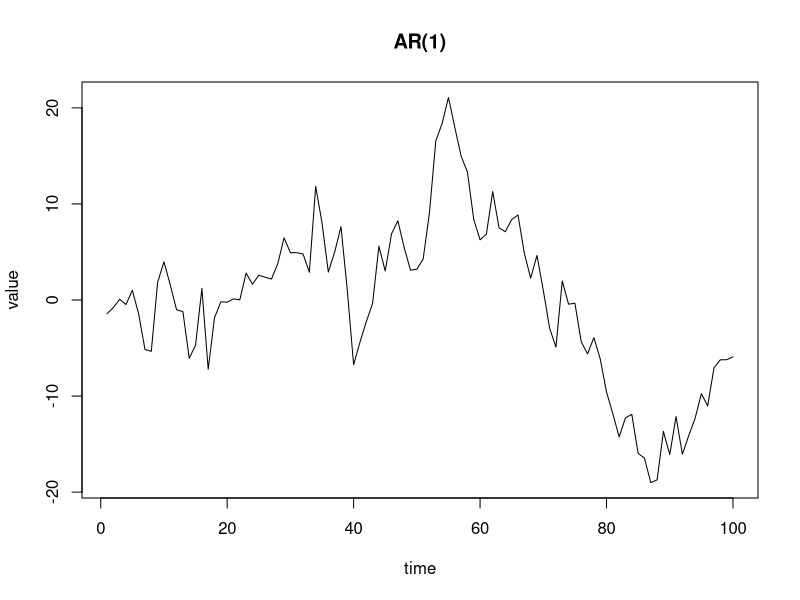
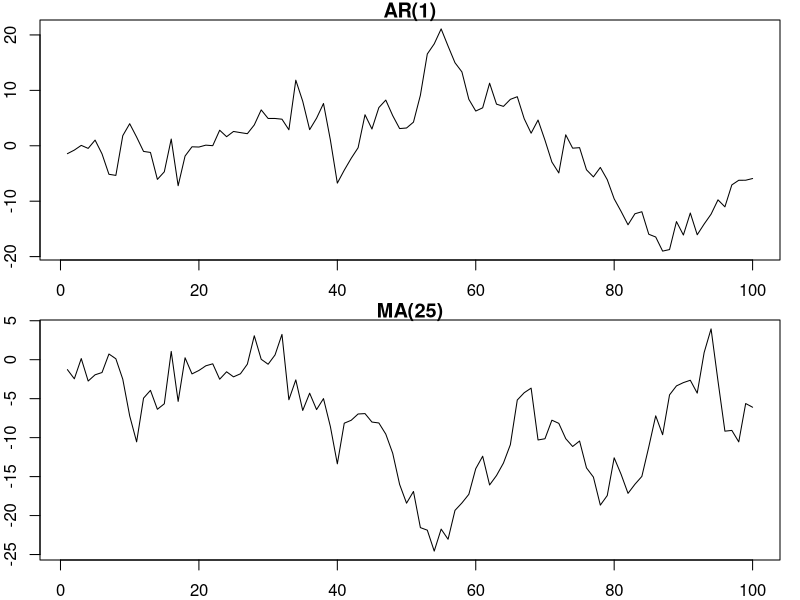
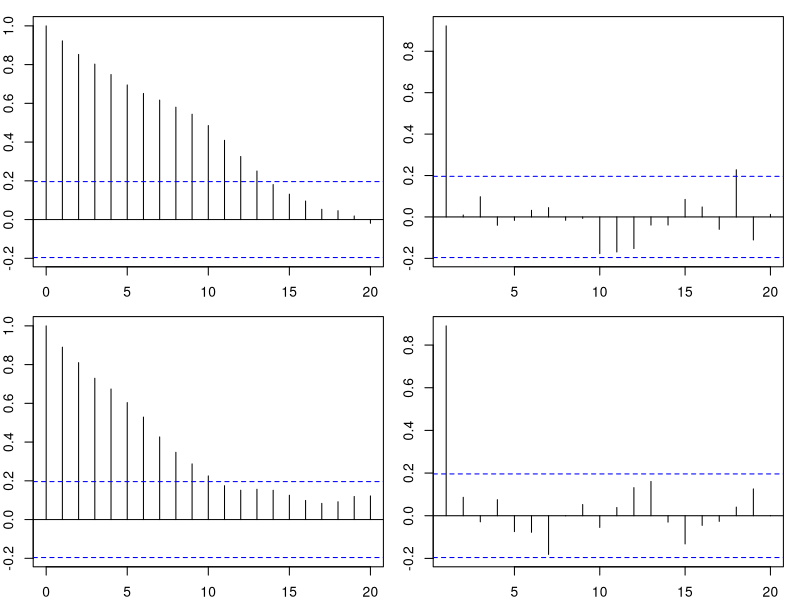
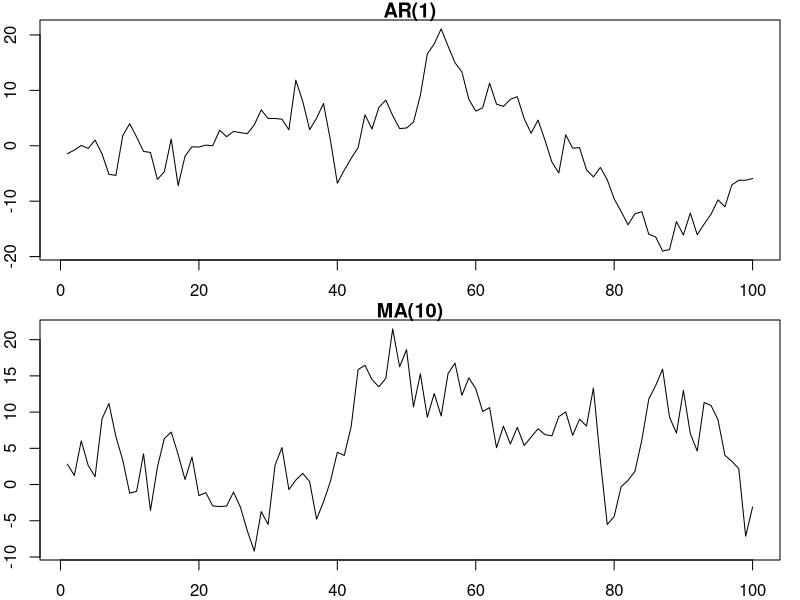
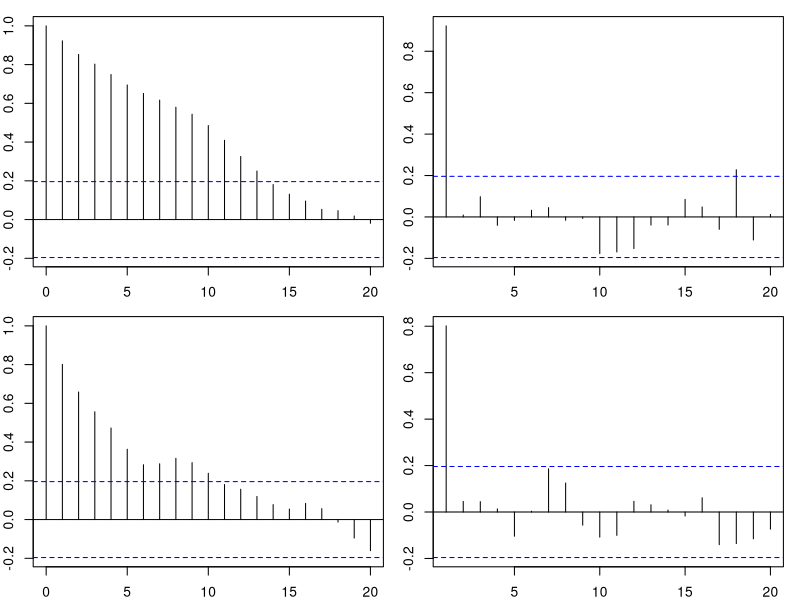
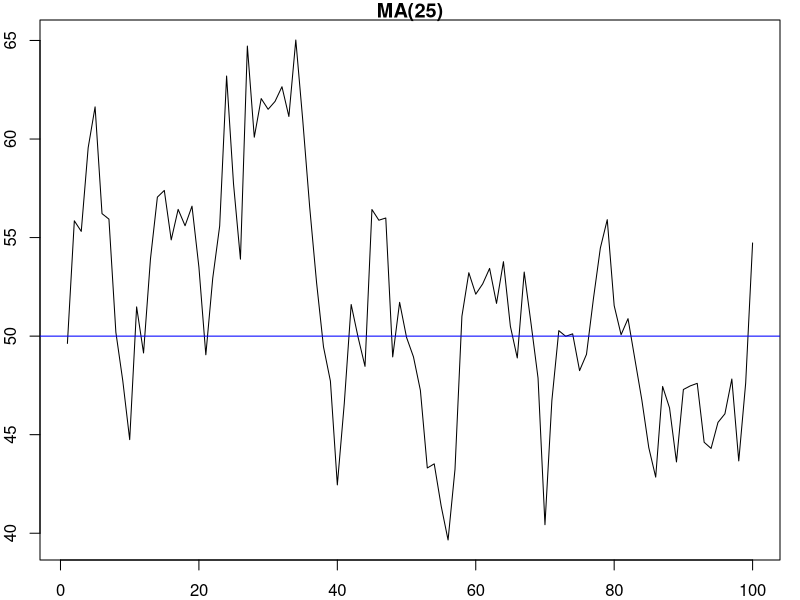
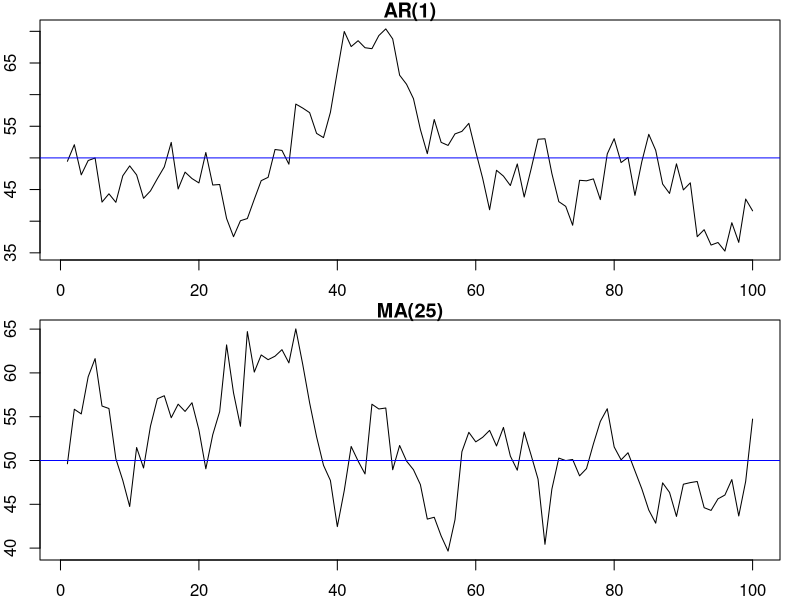
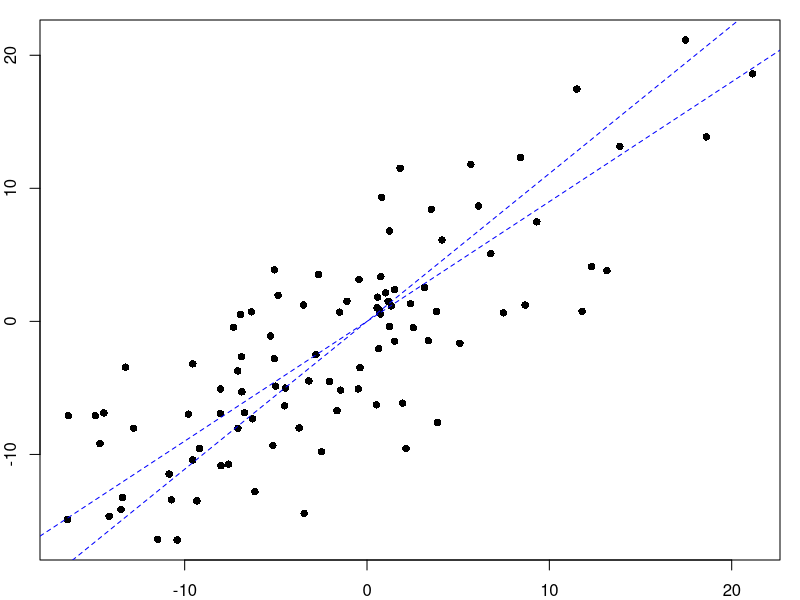

Here is the R script that generated these plots, in order:
# =================================================================================
# STAT 5170: Applied Time Series
# Numerical examples for part A of learning unit 3
# =================================================================================
#
# =================================================================================
# Infinite-sum representations, truncated
# =================================================================================
#
# Infinite-sum representations of a time series are helpful mainly for theoretical purposes, e.g., to derive objects like the autocorrelation function. We will see, later in the course, a few practical uses for them. However, it can be worthwhile to explore them using simulation.

# We know, for example, that an AR(1) time series with autoregressive parameter phi1 had an infinite moving-average representation with coefficients psi_j = phi1^j. The following code simulates the AR(1) time series, and approximation to it using a truncated moving-average representation. Values for the white-noise standard deviation and autoregressive parameter are specfied as follows:

sigw <- 3.5
phi <- 0.9

# To produce the sample paths, we make use of the user-defined functions for simulating autoregressive and moving-average time series.  

ar.sim <- function(n, phi, sigw, x0=NA) {
	p <- length(phi)
	wn.samp <- rnorm(n=n, mean=0, sd=sigw)
	if (is.na(x0)) {
		pastx <- rep(x=0, times=p)
	} else {
		pastx <- c(x0, rep(x=0, times=p-length(x0)))
	}
	ar.samp <- numeric(length=n)
	for (t in 1:n) {
		ar.samp[t] <- sum(phi*pastx) + wn.samp[t]
		pastx <- c(ar.samp[t], pastx[1:p-1])
	}
	ar.ts <- ts(ar.samp)
	return(ar.ts)
}

ma.sim <- function(n, theta, sigw, w0=NA) {
	q <- length(theta)
	wn.samp <- rnorm(n=n, mean=0, sd=sigw)
	if (is.na(w0)) {
		pastw <- rep(x=0, times=q)
	} else {
		pastw <- c(w0, rep(x=0, times=q-length(w0)))
	}
	ma.samp <- numeric(length=n)
	for (t in 1:n) {
		ma.samp[t] <- sum(theta*pastw) + wn.samp[t]
		pastw <- c(wn.samp[t], pastw[1:q-1])
	}
	ma.ts <- ts(ma.samp)
	return(ma.ts)
}

# ---------------------------------------------------------------------------------
# Sample paths
# ---------------------------------------------------------------------------------

# A sample path from the AR(1) time series is simulated as follows

n <- 100
ar.ts <- ar.sim(n=n, phi=phi, sigw=sigw)
ts.plot(ar.ts, xlab="time", ylab="value", main=paste("AR(", length(phi), ")", sep=""))

# The moving-average version of the time series is simulated using just the first q=25 parameters of the infinite-sum representation. Shown next to each other, the two time series are seen to exhibit similar patterns.

q <- 25
theta <- phi^(1:q)
ma.ts <- ma.sim(n=n, theta=theta, sigw=sigw)

par(mfrow = c(2, 1))
par(mar=c(2.00, 2.00, 1.00, 1.00)) #bottom, left, top, and right
ts.plot(ar.ts, xlab="time", ylab="value", main=paste("AR(", length(phi), ")", sep=""))
ts.plot(ma.ts, xlab="time", ylab="value", main=paste("MA(", length(theta), ")", sep=""))
par(mfrow = c(1, 1))

# Moreover, the sample ACFs and PACFs of the two time series are similar, though not exactly the same.

par(mfrow = c(2, 2))
par(mar=c(2.00, 2.00, 1.00, 1.00)) #bottom, left, top, and right
acf(ar.ts)
pacf(ar.ts)
acf(ma.ts)
pacf(ma.ts)
par(mfrow = c(1, 1))

# The differences are partly due to simulation variability, and partly due to innacuracy of the approximation.

# In the infinite moving-average representation the moving-average parameters decrease exponentally to zero. We see in the truncated moving-average representation that the moving-average parameters come close to zero, but even with as many as q=25 values calculated, the last parameter is still noticeably different from zero.

theta

# If q is much smaller then distinctions between the two simulaed time-series become more apparent.

q <- 10
theta <- phi^(1:q)
ma.ts <- ma.sim(n=n, theta=theta, sigw=sigw)

# The distinctions are not easy to see in the sample paths...

par(mfrow = c(2, 1))
par(mar=c(2.00, 2.00, 1.00, 1.00)) #bottom, left, top, and right
ts.plot(ar.ts, xlab="", ylab="value", main=paste("AR(", length(phi), ")", sep=""))
ts.plot(ma.ts, xlab="", ylab="value", main=paste("MA(", length(theta), ")", sep=""))
par(mfrow = c(1, 1))

# ... but they are clear in the sample ACFs and PACFs.

par(mfrow = c(2, 2))
par(mar=c(2.00, 2.00, 1.00, 1.00)) #bottom, left, top, and right
acf(ar.ts)
pacf(ar.ts)
acf(ma.ts)
pacf(ma.ts)
par(mfrow = c(1, 1))

# ---------------------------------------------------------------------------------
# Non-zero mean time series
# ---------------------------------------------------------------------------------

# The following is an exploration of the AR(1) time series with a non-zero mean value specified as follows.

mu <- 50

# When approximating the AR(1) time series with a truncated moving-average representation, it is straightforward to incorporate the non-zero mean value into simulation. This is demonstrated in the following code (which extracts from the previous user-defined functions).

n <- 100
q <- 25
theta <- phi^(1:q)
wn.samp <- rnorm(n=n, mean=0, sd=sigw)
pastw <- rep(x=0, times=q)
ma.samp <- numeric(length=n)
for (t in 1:n) {
	ma.samp[t] <- mu + sum(theta*pastw) + wn.samp[t]
	pastw <- c(wn.samp[t], pastw[1:q-1])
}
ma.ts <- ts(ma.samp)
ts.plot(ma.ts, xlab="", ylab="value", main=paste("MA(", length(theta), ")", sep=""))
abline(h=mu, lty=1, lwd=1, col="blue")

# Some nuance is requried to incorporate a non-zero mean into a direct simulation of the AR(1) time series. This is demonstrated as follows.

alpha <- (1-sum(phi))*mu
p <- length(phi)
wn.samp <- rnorm(n=n, mean=0, sd=sigw)
pastx <- rep(x=mu, times=p)
ar.samp <- numeric(length=n)
for (t in 1:n) {
	ar.samp[t] <- alpha + sum(phi*pastx) + wn.samp[t]
	pastx <- c(ar.samp[t], pastx[1:p-1])
}
ar.ts <- ts(ar.samp)

par(mfrow = c(2, 1))
par(mar=c(2.00, 2.00, 1.00, 1.00)) #bottom, left, top, and right
ts.plot(ar.ts, xlab="", ylab="value", main=paste("AR(", length(phi), ")", sep=""))
abline(h=mu, lty=1, lwd=1, col="blue")
ts.plot(ma.ts, xlab="", ylab="value", main=paste("MA(", length(theta), ")", sep=""))
abline(h=mu, lty=1, lwd=1, col="blue")
par(mfrow = c(1, 1))

# =================================================================================
# ACF of a AR(p) time series
# =================================================================================

# In this example, we work with the difference equations that determine the ACF of an autoregressive time series.

# Supppse the time series is AR(p) with p=3 and autoregressive parameters phi1, phi2, and phi3 specified as follows.

p <- 3
phi1 <- 0.6
phi2 <- 0.25
phi3 <- -0.15

# Suppose further than the white-noise standard deviation, sigw, is specified as follows.

sigw <- 5

# ---------------------------------------------------------------------------------
# Initial ACF values
# ---------------------------------------------------------------------------------

# It is convenient to solve for the initial values by setting up the a matrix equation. 

# The difference equations to be solved are
#
# rho(0) = 1
# rho(1) = phi1*rho(0) + phi2*rho(1) + phi3*rho(2)
# rho(2) = phi1*rho(1) + phi2*rho(0) + phi3*rho(1)
#
# A suitable rearrangement that suggests a matrix formula is
#
# rho(0) = 1
# phi1*rho(0) - (1-phi2)*rho(1) + phi3*rho(2) = 0
# phi2*rho(0) + (phi1+phi3)*rho(1) - rho(2) = 0
#
# The matrix version of the equation is
#
# phi.mat %*% rho.vect = c.vect
#
# for the p x p matrix phi.mat and p x 1 vectors rho.vect and c.vect set up as follows.

phi.mat <- matrix(data=0, nrow=p, ncol=p)
phi.mat[1,1] <- 1
phi.mat[2,1] <- phi1
phi.mat[2,2] <- -(1-phi2)
phi.mat[2,3] <- phi3
phi.mat[3,1] <- phi2
phi.mat[3,2] <- phi1+phi3
phi.mat[3,3] <- -1
phi.mat

c.vect <- matrix(data=0, nrow=p, ncol=1)
c.vect[1,1] <- 1
c.vect

# The solution is 
#
# rho.vect = phi.inv %*% c.vect
#
# where phi.inv is the matrix inverse of phi.mat. This is calculated as follows.

phi.inv <- solve(phi.mat)
rho.vect <- phi.inv %*% c.vect
rho.vect

# Reading the entries of rho.vect, we see that
#
# rho(0) = 1
# rho(1) = 0.69
# rho(2) = 0.56

# ---------------------------------------------------------------------------------
# Additional ACF values
# ---------------------------------------------------------------------------------

# Once the inital ACF values are available, additional values are then calculated recursively from the difference equation
#
# rho(h) = phi1*rho(h-1) + phi2*rho(h-2) + phi3*rho(h-3)
#

max.lag <-9
phi <- c(phi1, phi2, phi3)
acf.seq <- c(as.numeric(rho.vect), rep(x=0, times=max.lag-p))
for (lag in p:max.lag) {
	acf.seq[lag+1] <- sum(phi*acf.seq[seq(from=lag, to=lag-p+1, by=-1)])
}
acf.seq

# We can check these values by simulating the time series and calculating the sample ACF.

ar.ts <- ar.sim(n=10000, phi=phi, sigw=sigw)
acf.chk <- acf(ar.ts, plot=FALSE)
cbind(acf.seq, acf.chk$acf[1:(max.lag+1)])

# ---------------------------------------------------------------------------------
# Variance
# ---------------------------------------------------------------------------------

# The variance of an xt value in the time series is given by the equation
#
# gamma(0) = sigw^2 / (1 - phi1*rho(1) - phi2*rho(2) - phi3*rho(3))
#

# This is calclated as follows

phi <- c(phi1, phi2, phi3)
rho <- as.numeric(acf.seq[2:(p+1)])
gamma0 <- sigw^2 / (1 - sum(phi*rho))
gamma0

# Compare the white-noise standard deviation with the standard deviation of an xt value:

sigw
sqrt(gamma0)

# We can check these values from the previously simulated sample path.

sd(ar.ts)

# =================================================================================
# Partial autocorrelation
# =================================================================================

# This next portion of the example explores some of the concepts and computational steps associated with partial autocorrelation.  

# ---------------------------------------------------------------------------------
# Regression framework
# ---------------------------------------------------------------------------------

# Partial autocorrelation concepts share some similarities with those of linear regression. Consider an AR(1) time series with parameters specified as follows.

sigw <- 5.2
phi <- 0.9

# The following code simualtes a sample path of this series.

n <- 100
ar.ts <- ar.sim(n=n, phi=phi, sigw=sigw)

# The following code generates a scatterplot of current time series values plotted against those at one time-point before (starting at time t=2).

plot(ar.ts[1:(n-1)], ar.ts[2:n], type="p", pch=16, cex=1, col="black", xlab="previous", ylab="current", main="")
abline(a=0, b=phi, lty=2, lwd=1, col="blue")
abline(a=0, b=1/phi, lty=2, lwd=1, col="blue")

# Two reference lines are drawn in the scatterplot, one with slope phi and the other with slope 1/phi to reflect that predictions in the partial autocorrelation computation go in both time directions.

# Next, let us pick a time-series value, x(t), and calculate the relevant fitted values for the lag-2 partial autocorrelation using the formulas
# 
# x-hat(t+2) = phi*x(t+1)
# x-hat(t) = phi*x(t+1)

t <- sample.int(n=n-2, size=1)
xhat2 <- phi*ar.ts[t+1]
xhat0 <- phi*ar.ts[t+1]

# Note that the two fitted value have exactly the same formula in this case. I have given them separate names to remind us that the two formulas would be different in more complex case.

# The following code produces a plot that illustrate the fitted value calculations. The plots zoom in to the region around the relevant values.

vmax <- max(ar.ts[t:(t+2)], xhat2, xhat0)
vmin <- min(ar.ts[t:(t+2)], xhat2, xhat0)
vrng <- vmax - vmin
vlim <- c(vmin-0.1*vrng, vmax+0.1*vrng)
plot(0, 0, type="l", lty=1, lwd=1, xlim=vlim, ylim=vlim, col="white", xlab="previous", ylab="current", main="")
points(ar.ts[1:(n-1)], ar.ts[2:n], pch=16, cex=1)
points(ar.ts[t+1], ar.ts[t+2], pch=16, cex=1, col="black")	
points(ar.ts[t+1], xhat2, pch=16, cex=1, col="blue")
lines(ar.ts[t+1]*c(1,1), c(ar.ts[t+2], xhat2), lty=1, lwd=1, col="blue")
abline(a=0, b=phi, lty=2, lwd=1, col="blue")
points(ar.ts[t], ar.ts[t+1], pch=16, cex=1, col="black")	
points(xhat0, ar.ts[t+1], pch=16, cex=1, col="blue")	
lines(c(ar.ts[t], xhat0), ar.ts[t+1]*c(1,1), lty=1, lwd=1, col="blue")
abline(a=0, b=1/phi, lty=2, lwd=1, col="blue")

# The vertical line connects the values x(t+2) and x-hat(t+2), relative to the prediction formula x-hat(t+2)=phi*x(t+1). The horizontal line connects the values x(t) and x-hat(t), relative to the prediction formula x-hat(t)=phi*x(t+1). To reflect that, in this plot, current values are on the vertical axis and previous values are on the horizontal axis, the latter prediction formula is depiceted as x(t+1)=(1/phi)*x-hat(t)

# ---------------------------------------------------------------------------------
# Calculation in AR(p) models
# ---------------------------------------------------------------------------------

# Partial autocorrelations may be efficiently calculated using the Durbin-Levinson algorithm, but to do so requires that we know the ACF of the time series. The sample PACF would be calculated from the sample ACF, which is a statistic that is easily calcuated from time-series data. To calculate the PACF of a time series model, we must first work out the model's theoretical ACF.

# We will need the user-defined function for implementing the Durbin-Levinson algorithm.

durbin.levinson.calc <- function(n, acf.seq) {
	phi.mat <- matrix(data=0, nrow=n, ncol=n)
	phi.mat[1,1] <- acf.seq[2]
	for (n0 in 2:n) {
		sum1 <- sum(phi.mat[n0-1, 1:(n0-1)]*acf.seq[seq(from=n0, to=2, by=-1)])
		sum2 <- sum(phi.mat[n0-1, 1:(n0-1)]*acf.seq[seq(from=2, to=n0, by=1)])
		phi.mat[n0, n0] <- (acf.seq[n0+1] - sum1) / (1- sum2)
		for (k in 1:(n0-1)) {
			phi.mat[n0, k] <- phi.mat[n0-1, k] - phi.mat[n0, n0]*phi.mat[n0-1, n0-k]
		}
	}
	result <- list(coeff=phi.mat[n,], pacf=diag(phi.mat), matrix=phi.mat)
	return(result)
}

# Let us consider the AR(3) time-series model that we worked with earlier. Its paramaters are

p <- 3
phi1 <- 0.6
phi2 <- 0.25
phi3 <- -0.15
sigw <- 5

# Borrowing code from before, the ACF of this time-series model is calculated as follows

phi.mat <- matrix(data=0, nrow=p, ncol=p)
phi.mat[1,1] <- 1
phi.mat[2,1] <- phi1
phi.mat[2,2] <- -(1-phi2)
phi.mat[2,3] <- phi3
phi.mat[3,1] <- phi2
phi.mat[3,2] <- phi1+phi3
phi.mat[3,3] <- -1

c.vect <- matrix(data=0, nrow=p, ncol=1)
c.vect[1,1] <- 1

phi.inv <- solve(phi.mat)
rho.vect <- phi.inv %*% c.vect

max.lag <-19
phi <- c(phi1, phi2, phi3)
acf.seq <- c(as.numeric(rho.vect), rep(x=0, times=max.lag-p))
for (lag in p:max.lag) {
	acf.seq[lag+1] <- sum(phi*acf.seq[seq(from=lag, to=lag-p+1, by=-1)])
}
acf.seq

# The PACF values are calculated by the code below

max.lag <- 9
result <- durbin.levinson.calc(n=max.lag, acf.seq)
round(result$pacf, digits=4)

# As we have done before, we can check these values by simulation. This time we calculate the sample PACF of a simulated time series.

ar.ts <- ar.sim(n=10000, phi=phi, sigw=sigw)
pacf.chk <- pacf(ar.ts, plot=FALSE)
round(cbind(result$pacf, pacf.chk$acf[1:max.lag,,]), digits=4)

# Observe that the PACF at lag h=3 is exactly phi3. This is reflects a general property that will be explored in other materials of this unit.

# =================================================================================
# Non-identifiability of moving-average time series
# =================================================================================

# We have learned that moving-average time-series models can be non-identifyable in the sense that two distinct sets of parameters can define time series with the same probabilistic properties. For example the MA(1) model with parameters

sigw.A <- 1
theta.A <- 5

# is probabilistically identical to the MA(1) model with parameters

sigw.B <- 5
theta.B <- 1/5

# We can explore this concept using simulation. The following code simulates time seriesfrom each of the distinct settings above, and generates plots of the sample paths.

n <- 100
ma.ts.A <- ma.sim(n=n, theta=theta.A, sigw=sigw.A)
ma.ts.B <- ma.sim(n=n, theta=theta.B, sigw=sigw.B)

par(mfrow = c(2, 1))
par(mar=c(2.00, 2.00, 1.00, 1.00)) #bottom, left, top, and right
ts.plot(ma.ts.A, xlab="time", ylab="value", main=paste("MA(", length(theta.A), ") series A", sep=""))
ts.plot(ma.ts.B, xlab="time", ylab="value", main=paste("MA(", length(theta.B), ") series B", sep=""))
par(mfrow = c(1, 1))

# The patterns in these two sample paths look roughly the same. The same is observed in the corresponding sample standard deviations...

sd(ma.ts.A)
sd(ma.ts.B)

# ... and (apart from sampling variability) in the ACFs and PACFs.

par(mfrow = c(2, 2))
par(mar=c(2.00, 2.00, 1.00, 1.00)) #bottom, left, top, and right
acf(ma.ts.A)
pacf(ma.ts.A)
acf(ma.ts.B)
pacf(ma.ts.B)
par(mfrow = c(1, 1))
